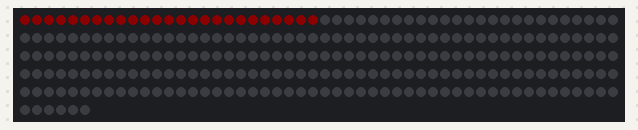
The program below on a simulated Raspberry Pi (BCM pin numbers). Parts: 256 RGB LEDs in strip order, left to right, continuing on the next row. Dim RGB values are drawn brighter than linear. At 6.5 s the program stops and its outputs stay as they are.

Above: at 0.46 s.
At 1.07 s:
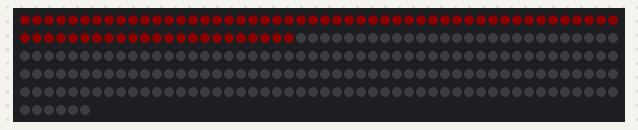
At 1.68 s:
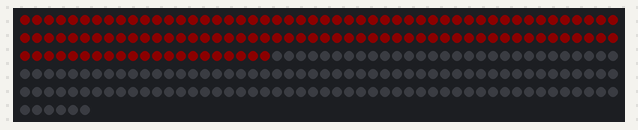
At 3.19 s:
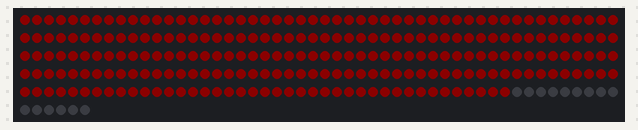
At 4.71 s:
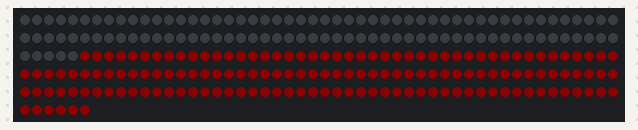
At 6.23 s:
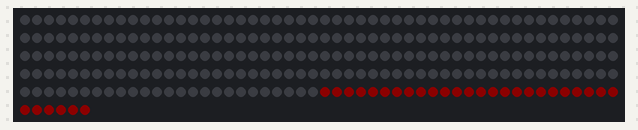

The program:

redTest.py
```python
import board
import neopixel
import time

PIXEL_COUNT = 256

pixels = neopixel.NeoPixel(
    board.D18, PIXEL_COUNT, brightness=0.05, auto_write=False
)


def sleepInMs(ms):
    return time.sleep(ms/1000)


for pixel in range(PIXEL_COUNT):
    pixels[pixel] = (255, 0, 0)
    pixels.show()
    sleepInMs(1)

for pixel in range(PIXEL_COUNT):
    pixels[pixel] = (0, 0, 0)
    pixels.show()
    sleepInMs(1)
```
